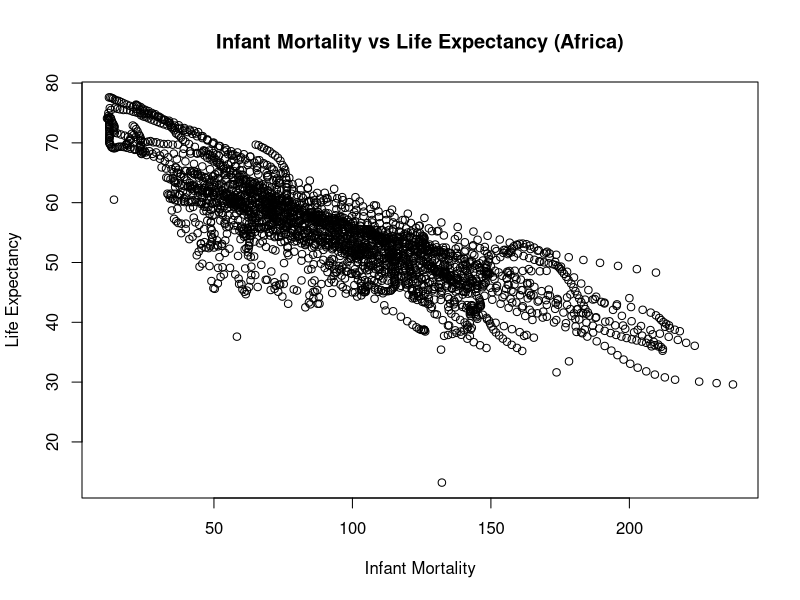
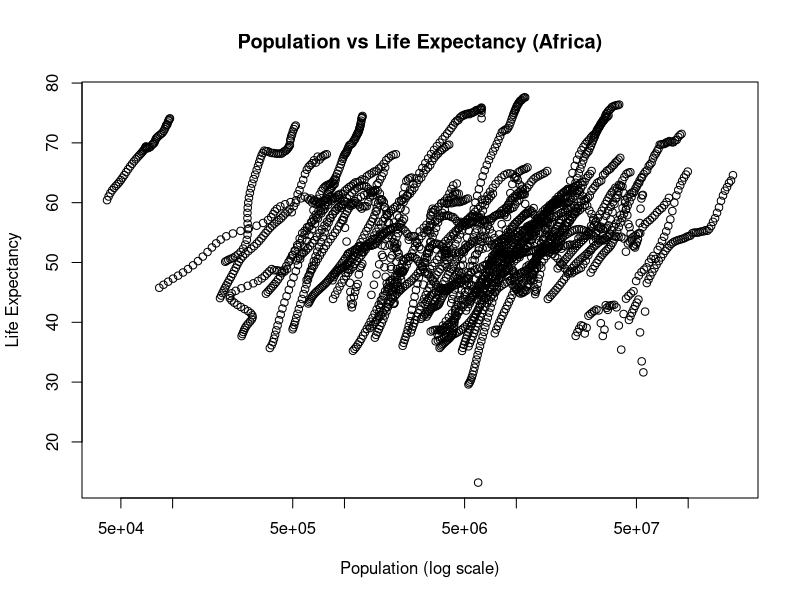

These charts were generated, in order, by the following R code:
## ---- chunk 1
# install dslabs package (run once in the console if not already installed)
# install.packages("dslabs")

# load required packages
# tidyverse added for later steps with data processing
library("dslabs")
library("tidyverse")
## ---- chunk 2
# only run the next command interactively, not in a script
# help(gapminder)

# get an overview of data structure
str(gapminder)
## ---- chunk 3
# get a summary of data
summary(gapminder)
## ---- chunk 4
# determine the type of object gapminder is
class(gapminder)
## ---- chunk 5
# subset gapminder data to rows where continent is "Africa"
africadata <- gapminder[gapminder$continent == "Africa", ]

# inspect structure (should show 2907 observations; troubleshoot if not)
str(africadata)

# check summary statistics 
summary(africadata)
## ---- chunk 6
# keep only infant_mortality and life_expectancy
africa_infant_mortality <- africadata[, c("infant_mortality", "life_expectancy")]

# keep only population and life_expectancy
africa_population <- africadata[, c("population", "life_expectancy")]

# inspect structure + summaries
str(africa_infant_mortality)
summary(africa_infant_mortality)

str(africa_population)
summary(africa_population)
## ---- chunk 7
# life expectancy vs infant mortality (points)
plot(
  x = africa_infant_mortality$infant_mortality,
  y = africa_infant_mortality$life_expectancy,
  xlab = "Infant Mortality",
  ylab = "Life Expectancy",
  main = "Infant Mortality vs Life Expectancy (Africa)"
)
## ---- chunk 8
# life expectancy vs population (points) with log-scaled x-axis
plot(
  x = africa_population$population,
  y = africa_population$life_expectancy,
  xlab = "Population (log scale)",
  ylab = "Life Expectancy",
  main = "Population vs Life Expectancy (Africa)",
  log = "x"
)
## ---- chunk 9
# count missing infant_mortality values for each year
tapply(africadata$infant_mortality, africadata$year, function(x) sum(is.na(x)))
# subset to year 2000
africa_2000 <- africadata[africadata$year == 2000, ]
str(africa_2000)
summary(africa_2000)
## ---- chunk 10
fit1 <- lm(life_expectancy ~ infant_mortality, data = africa_2000)
summary(fit1)

fit2 <- lm(life_expectancy ~ population, data = africa_2000)
summary(fit2)
